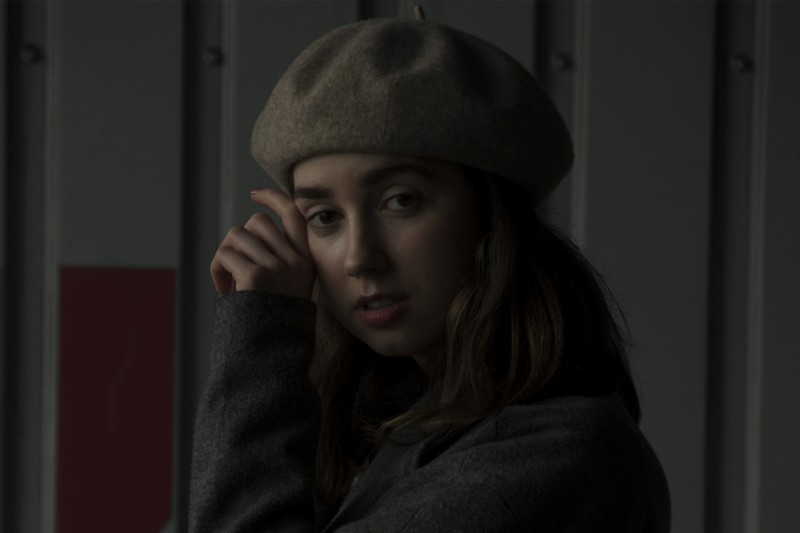
%> input picture clase09_aplicacion/imagen1(1).jpg, 800 x 533 px
$ octave streching.m   (GNU Octave 9; MATLAB toolbox functions it lacks are replaced by stand-ins)
%> lines starting %> are read from the running program, lines starting %| are printed output that depends on the picture
clear all
close all
clc

img = imread("imagen1(1).jpg");
%> img is the input picture: size 533x800x3 uint8; mean R, G, B 30.7, 29.1, 27.1
figure(1);
subplot(2,1,1);
imshow(img);
subplot(2,1,2);
imhist(img);
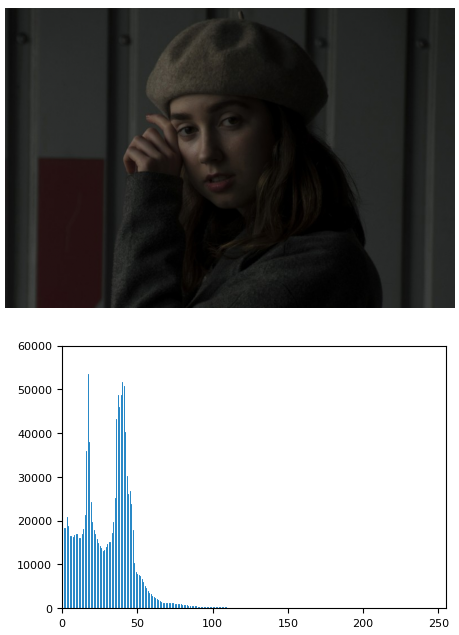
%> figure redrawn from the program's plot data, 2 panels

%% streching
M = double(max(img(:))); %valor maximo
%> M = 124
m = double(min(img(:))); %valor minimo
%> m = 0

img = double(img); % conversion a double
%> img: size 533x800x3 double

% Modelo streching
img_streching = (img-m).*(255/(M-m));
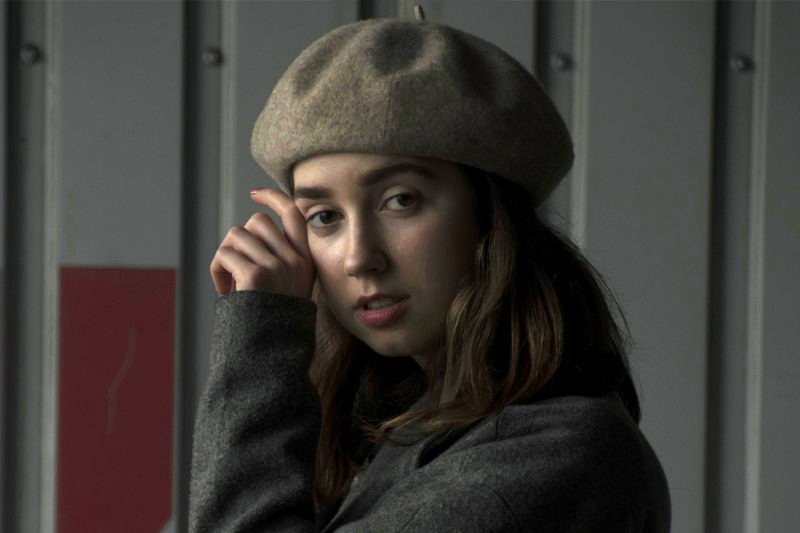
%> img_streching: size 533x800x3 double; mean R, G, B 63.2, 59.8, 55.7; drawn with min black and max white

img_streching = uint8(img_streching);
%> img_streching: size 533x800x3 uint8
img = uint8(img);

figure(2);
subplot(2,1,1);
imshow(img_streching);
subplot(2,1,2);
imhist(img_streching)
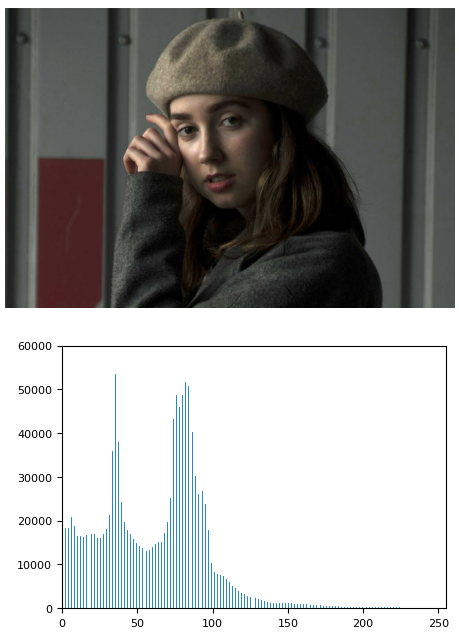
%> figure redrawn from the program's plot data, 2 panels

figure(3);
imshow([img,img_streching]);
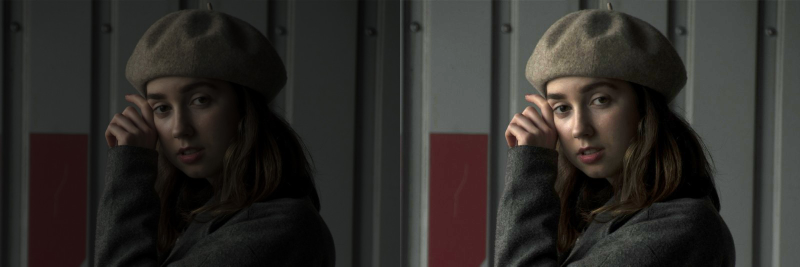
%> displayed picture: size 533x1600x3, on the screen's scale of 0 to 255 (shown at 1/2 size); mean R, G, B 46.9, 44.4, 41.4

%% Streching con factor

factor = 3.6;
img_streching_factor = (double(img) - 5).*(factor);

img_streching_factor = uint8(img_streching_factor);
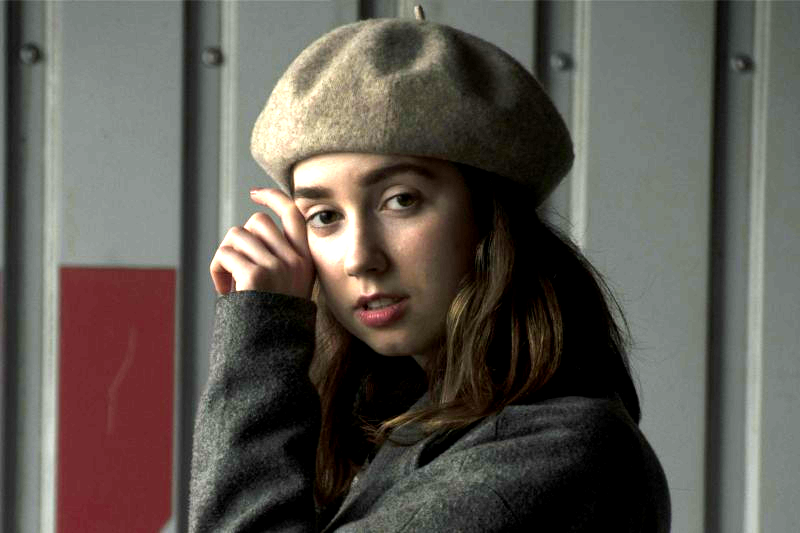
%> img_streching_factor: size 533x800x3 uint8; mean R, G, B 92.5, 87.4, 80.7
figure(4);
subplot(2,1,1);
imshow(img_streching_factor);
subplot(2,1,2);
imhist(img_streching_factor);
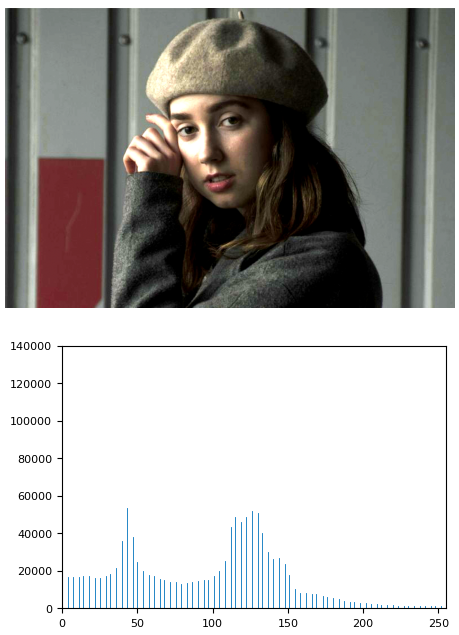
%> figure redrawn from the program's plot data, 2 panels

$ run again, with clase09_aplicacion/rx_4(2).jpg copied over clase09_aplicacion/imagen1(1).jpg
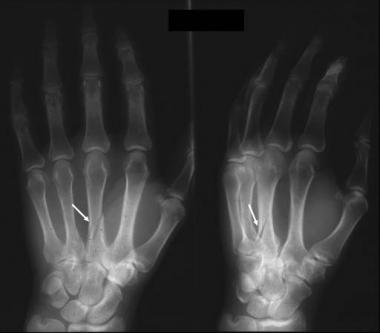
%> input picture clase09_aplicacion/rx_4(2).jpg, 380 x 333 px
%> img is the input picture: size 333x380x3 uint8; min 0, max 255, mean 54.1
%> `imhist(img);`:
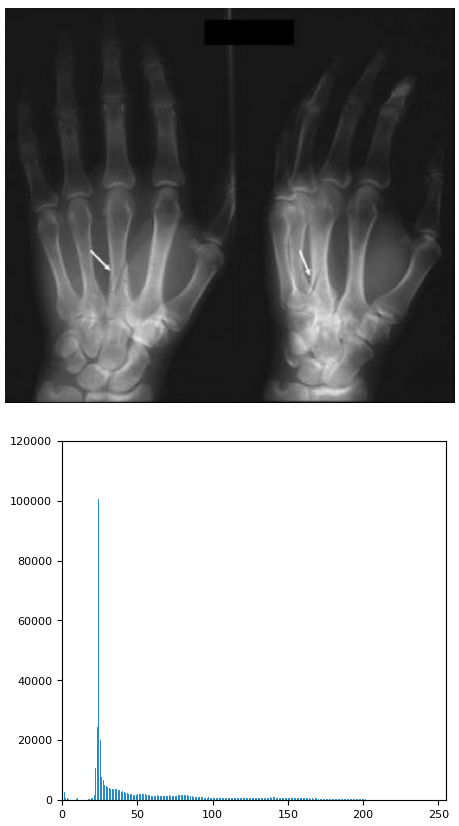
%> figure redrawn from the program's plot data, 2 panels
%> M = 255
%> m = 0
%> img: size 333x380x3 double
%> `imhist(img_streching_factor);`:
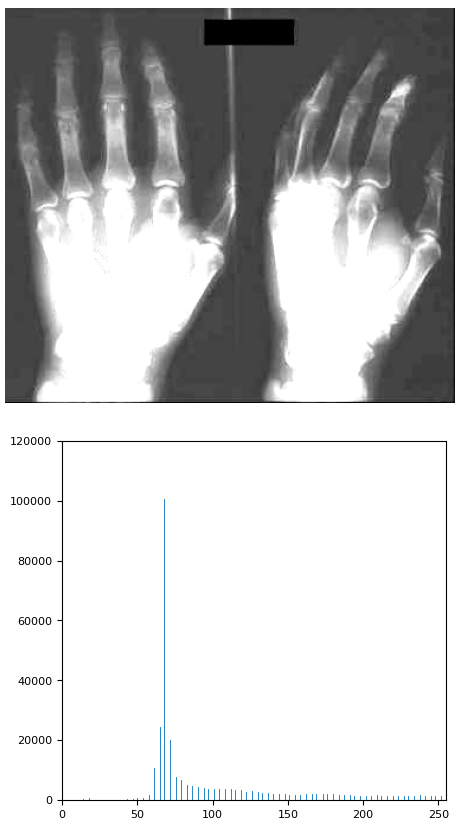
%> figure redrawn from the program's plot data, 2 panels
